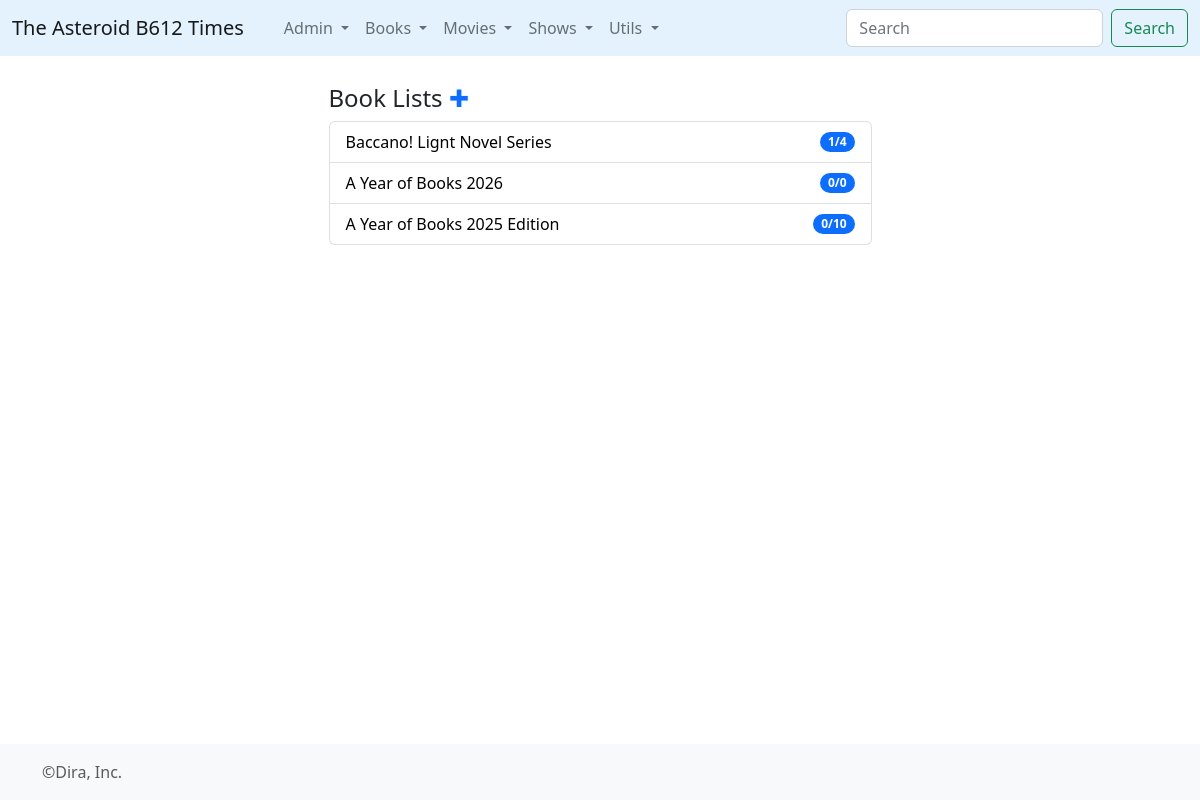
Before: /booklists/ with the older database file.
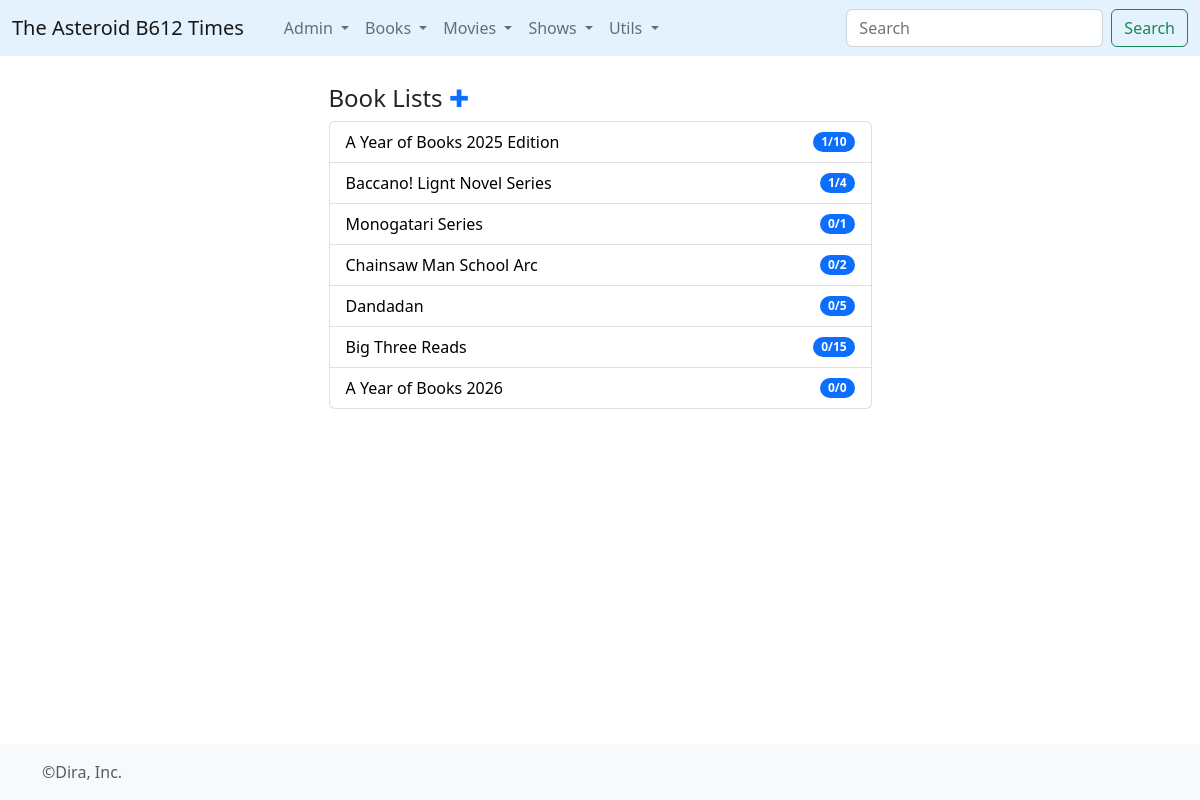
After: the same page with the newer database file.
### times/models.py (models this page shows, shortened)
class BookList(models.Model):
	listname = models.CharField(max_length=500)
	date_created = models.DateField(auto_now=True)
	listinfo = models.TextField()
	tipo = models.IntegerField(default=0)
	@property
	def conteo(self):
		cont = RelBookList.objects.filter(blist=self).count()
		return cont
	@property
	def lecturas(self):
		n_lecturas = RelBookList.objects.filter(blist=self, bbook__consumo__finish_d__gt=self.date_created).count()
		return n_lecturas

### times/views.py (the view)
# urls.py: path('booklists/', views.booklists, name='booklists'),
def booklists(request):
	listas = BookList.objects.raw("""
                select
                a.*
                from
                times_booklist a
                left join (
                select
                    a.blist_id,
                    max(c.finish_d) max_f
                from
                    times_relbooklist a
                    inner join times_book b
                    on a.bbook_id = b.id
                    inner join times_consumo c
                    on b.id = volume_id
                group by
                    a.blist_id ) b
                on a.id = b.blist_id
                order by
                ifnull(b.max_f,'1999-12-31') desc, a.id desc
	""")
	return render(request,'booklists.html',{'listas':listas})

### times/templates/booklists.html (shortened to what this page needs)
{% extends 'base_forms.html' %}
{% block contenido %}
<article>
	<h4>Book Lists <a href="/addbookcoleccion" style="text-decoration:none;">&#x271A;</a></h4>
	  <ul class="list-group">
        {% for l in listas %}
          <li class="list-group-item d-flex justify-content-between align-items-center">
          <a href="{% url 'booklist' l.id %}" style="color:black; text-decoration: none;"> {{l.listname}}</a>
            <span class="badge bg-primary rounded-pill">{{l.lecturas}}/{{l.conteo}}</span>
          </li>
        {% endfor %}
      </ul>
</article>
<br>
{% endblock%}

### times/templates/base_forms.html (shortened to what this page needs)
{% load static%}
<!doctype html>
<html lang="en" class="h-100">
  <head>
    <link href="{% static 'css/dira_style.css' %}" rel="stylesheet">
<link href="{% static 'css/bootstrap.min.css' %}" rel="stylesheet">
    <link href="{% static 'css/sticky-footer-navbar.css' %}" rel="stylesheet">
    <link href="{% static 'css/blog.css' %}" rel="stylesheet">
  </head>
  <body class="d-flex flex-column h-100">
<header>
  <nav class="navbar navbar-expand-md fixed-top" style="background-color: #e3f2fd;">
    <div class="container-fluid">
      <a class="navbar-brand" href="{% url 'homepage' %}">The Asteroid B612 Times</a>
      <div class="collapse navbar-collapse" id="navbarCollapse">
        <ul class="navbar-nav me-auto mb-2 mb-md-0">
          <li class="nav-item">
            <a class="nav-link active" aria-current="page" href="/"></a>
          </li>
           <li class="nav-item dropdown">
              <a class="nav-link dropdown-toggle" href="#" id="navbarDropdown" role="button" data-bs-toggle="dropdown" aria-expanded="false">
                Admin
              </a>
            </li>
             <li class="nav-item dropdown">
              <a class="nav-link dropdown-toggle" href="#" id="navbarDropdown" role="button" data-bs-toggle="dropdown" aria-expanded="false">
                Books
              </a>
            </li>
             <li class="nav-item dropdown">
              <a class="nav-link dropdown-toggle" href="#" id="navbarDropdown" role="button" data-bs-toggle="dropdown" aria-expanded="false">
                Movies
              </a>
            </li>
             <li class="nav-item dropdown">
              <a class="nav-link dropdown-toggle" href="#" id="navbarDropdown" role="button" data-bs-toggle="dropdown" aria-expanded="false">
                Shows
              </a>
            </li>
            <li class="nav-item dropdown">
              <a class="nav-link dropdown-toggle" href="#" id="navbarDropdown" role="button" data-bs-toggle="dropdown" aria-expanded="false">
                Utils
              </a>
            </li>
         </ul>
        <form class="d-flex" role="search" action="{% url 'search' %}"  method="post">
          <input class="form-control me-2" type="search" name="kw" placeholder="Search" aria-label="Search">
          <button class="btn btn-outline-success" type="submit">Search</button>
        </form>
      </div>
    </div>
  </nav>
</header>
<main class="flex-shrink-0">
  <div class="container">
    <div class="row justify-content-center">
            <div class="col-sm-6"><br>
      {% block contenido %}{% endblock %}
  </div>
  </div>
</main>
<footer class="footer mt-auto py-3 bg-light">
  <div class="container">
    <span class="text-muted">&copy;Dira, Inc.</span>
  </div>
</footer>
  </body>
</html>

### static/css/sticky-footer-navbar.css (style rules this page uses)
main > .container { padding: 60px 15px 0; }

Changed rows visible on the page:
shown differently, row unchanged: BookList "A Year of Books 2025 Edition": lecturas "0" → "1"; moves up the list
added BookList: listname "Monogatari Series", lecturas "0", conteo "1"
added BookList: listname "Chainsaw Man School Arc", lecturas "0", conteo "2"
added BookList: listname "Dandadan", lecturas "0", conteo "5"
added BookList: listname "Big Three Reads", lecturas "0", conteo "15"
